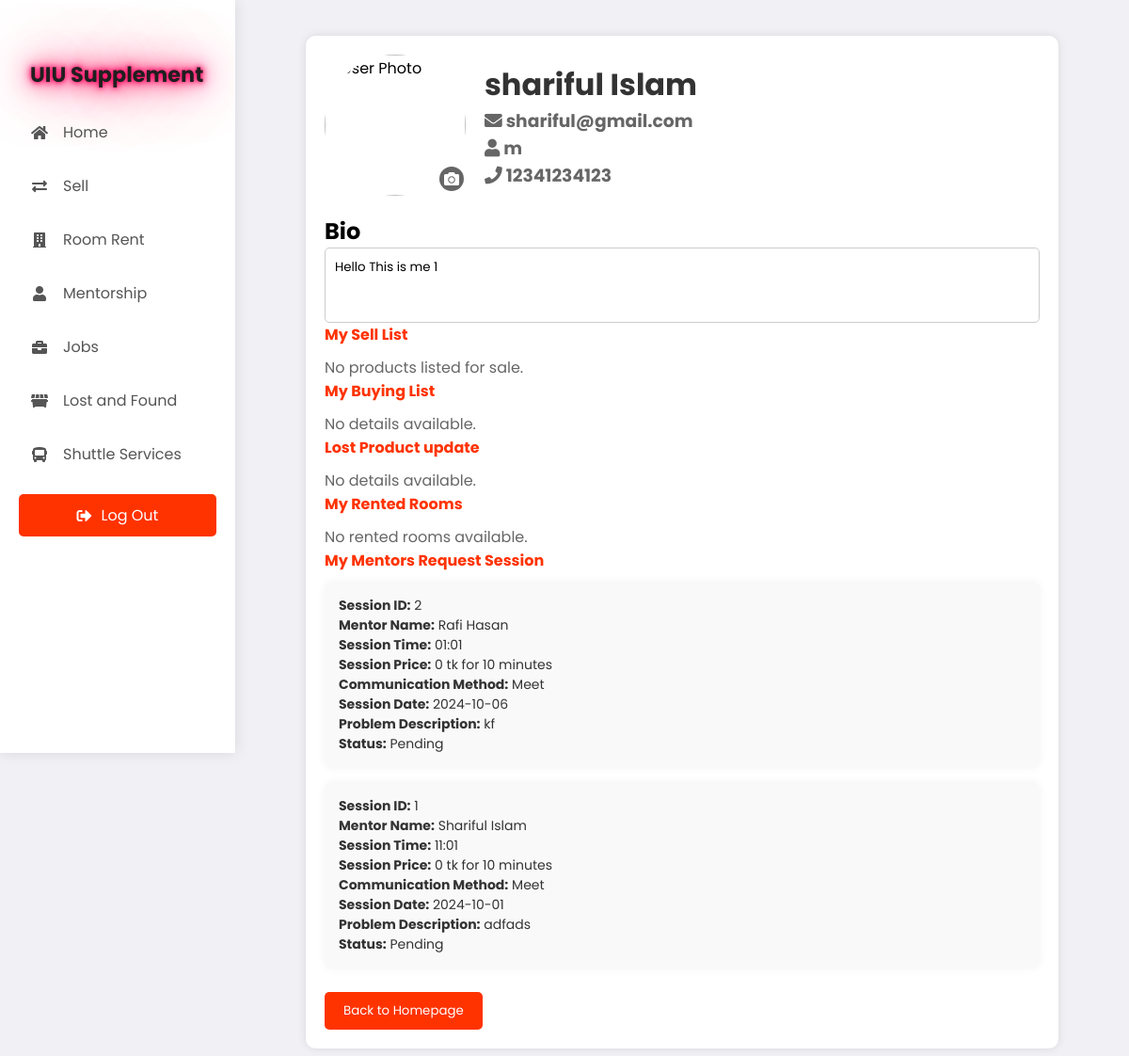
Page /useraccount.php (signed in) on the committed database.
### tables this page shows
CREATE TABLE `users` (
  `id` int(11) NOT NULL,
  `username` varchar(50) DEFAULT NULL,
  `email` varchar(100) DEFAULT NULL,
  `Gender` enum('m','f','o') NOT NULL,
  `password_hash` varchar(255) DEFAULT NULL,
  `mobilenumber` varchar(20) NOT NULL,
  `created_at` timestamp NOT NULL DEFAULT current_timestamp()
);

CREATE TABLE `user_profiles` (
  `user_id` int(11) NOT NULL,
  `user_photo` varchar(255) DEFAULT NULL,
  `user_bio` text DEFAULT NULL
);

CREATE TABLE `request_mentorship_session` (
  `session_id` int(11) NOT NULL,
  `user_id` int(11) NOT NULL,
  `mentor_id` int(11) NOT NULL,
  `session_time` varchar(255) NOT NULL,
  `session_price` varchar(255) NOT NULL,
  `communication_method` varchar(255) NOT NULL,
  `session_date` date NOT NULL,
  `problem_description` text DEFAULT NULL,
  `status` varchar(50) DEFAULT 'Pending',
  `created_at` timestamp NOT NULL DEFAULT current_timestamp()
);

CREATE TABLE `uiumentorlist` (
  `id` int(11) NOT NULL,
  `photo` varchar(255) DEFAULT NULL,
  `name` varchar(100) NOT NULL,
  `bio` text NOT NULL,
  `language` enum('Bangla','English') NOT NULL,
  `response_time` enum('6 hours','12 hours','24 hours','48 hours','72 hours') NOT NULL,
  `industry` enum('Tech','Finance','Healthcare','Marketing','Other') NOT NULL,
  `hourly_rate` varchar(50) NOT NULL,
  `company` varchar(100) DEFAULT NULL,
  `country` enum('Bangladesh','USA','UK','India','Canada') NOT NULL,
  `skills` text DEFAULT NULL,
  `email` varchar(100) NOT NULL,
  `whatsapp` varchar(20) DEFAULT NULL,
  `linkedin` varchar(255) DEFAULT NULL,
  `facebook` varchar(255) DEFAULT NULL
);

### useraccount.php (the view, shortened to what this page needs)
<?php
$servername = "localhost";
$username = "root";
$password = "";
$dbname = "uiusupplements";
$conn = new mysqli($servername, $username, $password, $dbname);
$userId = $_SESSION['user_id'];
$stmt = $conn->prepare("SELECT username, email, gender, mobilenumber FROM users WHERE id = ?");
$stmt->bind_param("i", $userId);
$stmt->execute();
$result = $stmt->get_result();
if ($result->num_rows > 0) {
    $user = $result->fetch_assoc();
} else {
    echo "User not found.";
    exit();
}
$stmt = $conn->prepare("SELECT user_photo, user_bio FROM user_profiles WHERE user_id = ?");
$stmt->bind_param("i", $userId);
$stmt->execute();
$result = $stmt->get_result();
if ($result->num_rows > 0) {
    $profile = $result->fetch_assoc();
} else {
    $profile = ['user_photo' => 'https://via.placeholder.com/150', 'user_bio' => ''];
}
$appointedRooms = [];
$stmt = $conn->prepare("SELECT r.session_id, r.mentor_id, r.session_time, r.session_price, r.communication_method, r.session_date, r.problem_description, r.status, m.name AS mentor_name
                        FROM request_mentorship_session r
                        JOIN uiumentorlist m ON r.mentor_id = m.id
                        WHERE r.user_id = ?
                        ORDER BY r.session_date DESC");
$stmt->bind_param("i", $userId);
$stmt->execute();
$mentorSessionResult = $stmt->get_result();
$mentorSessions = [];
if ($mentorSessionResult->num_rows > 0) {
    while ($row = $mentorSessionResult->fetch_assoc()) {
        $mentorSessions[] = $row;
    }
}
$products = [];
?>
<!DOCTYPE html>
<html lang="en">
<head>
    <link rel="stylesheet" href="https://cdnjs.cloudflare.com/ajax/libs/font-awesome/5.15.4/css/all.min.css">
    <link rel="stylesheet" href="assets/css/index.css">
</head>
<body>
    <<div class="container">
        <nav>
            <ul>
                <li><a href="uiusupplementhomepage.php" class="logo">
                        <h1 class="styled-title">UIU Supplement</h1>
                    </a></li>
                <li><a href="uiusupplementhomepage.php">
                        <i class="fas fa-home"></i>
                        <span class="nav-item">Home</span>
                    </a></li>
                <li><a href="SellAndExchange.php">
                        <i class="fas fa-exchange-alt"></i>
                        <span class="nav-item">Sell</span>
                    </a></li>
                <li><a href="availablerooms.html">
                        <i class="fas fa-building"></i>
                        <span class="nav-item">Room Rent</span>
                    </a></li>
                <li><a href="browsementors.php">
                        <i class="fas fa-user"></i>
                        <span class="nav-item">Mentorship</span>
                    </a></li>
                <li><a href="parttimejob.html">
                        <i class="fas fa-briefcase"></i>
                        <span class="nav-item">Jobs</span>
                    </a></li>
                <li><a href="lostandfound.php">
                        <i class="fas fa-dumpster"></i>
                        <span class="nav-item">Lost and Found</span>
                    </a></li>
                <li><a href="shuttle_tracking_system.php">
                        <i class="fas fa-bus"></i>
                        <span class="nav-item">Shuttle Services</span>
                    </a></li>
            </ul>
            <a href="uiusupplementlogin.html" class="logout-btn">
                <i class="fas fa-sign-out-alt"></i> Log Out
            </a>
        </nav>
        <div class="main">
            <div class="container">
                <div class="profile-container">
                    <form action="useraccount.php" method="POST" enctype="multipart/form-data">
                        <div class="profile-header">
                            <div style="position: relative;">
                                <img src="<?php echo $profile['user_photo']; ?>" alt="User Photo" id="profile-photo" width="150" height="150">
                                <label for="upload-photo" class="upload-icon" id="photo-upload-icon">
                                    <i class="fas fa-camera"></i>
                                </label>
                            </div>
                            <div class="profile-info">
                                <h1><?php echo $user['username']; ?></h1>
                                <h3><i class="fas fa-envelope"></i> <?php echo $user['email']; ?></h3>
                                <h3><i class="fas fa-user"></i> <?php echo $user['gender']; ?></h3>
                                <h3><i class="fas fa-phone"></i> <?php echo $user['mobilenumber']; ?></h3>
                            </div>
                        </div>
                        <div class="bio-section">
                            <h2>Bio</h2>
                            <textarea name="user_bio" id="user-bio" placeholder="Write a short bio..."><?php echo $profile['user_bio']; ?></textarea>
                        </div>
                    </form>
                    <div class="profile-section">
                        <h2>My Sell List</h2>
                        <?php if (!empty($products)): ?>
                            <ul>
                                <?php foreach ($products as $product): ?>
                                    <?php
                                    $statusClass = '';
                                    if ($product['status'] == 'On Hold') {
                                        $statusClass = 'on-hold';
                                    } elseif ($product['status'] == 'Sold') {
                                        $statusClass = 'sold';
                                    }
                                    ?>
                                    <li>
                                        <strong>Product Name:</strong> <?php echo $product['product_name']; ?><br>
                                        <strong>Price:</strong> $<?php echo $product['price']; ?><br>
                                        <strong>Status:</strong> <span class="status <?php echo $statusClass; ?>"><?php echo $product['status']; ?></span><br>
                                    </li>
                                <?php endforeach; ?>
                            </ul>
                        <?php else: ?>
                            <p>No products listed for sale.</p>
                        <?php endif; ?>
                        <h2>My Buying List</h2>
                        <p>No details available.</p>
                        <h2>Lost Product update</h2>
                        <p>No details available.</p>
                        <h2>My Rented Rooms</h2>
                        <?php if (!empty($appointedRooms)): ?>
                            <?php foreach ($appointedRooms as $room): ?>
                                <p>
                                    <strong>Room ID:</strong> <?php echo $room['appointed_room_id']; ?><br>
                                    <strong>User ID:</strong> <?php echo $room['appointed_user_id']; ?><br>
                                    <strong>User Name:</strong> <?php echo $room['appointed_user_name']; ?><br>
                                    <strong>User Email:</strong> <?php echo $room['appointed_user_email']; ?><br>
                                </p>
                            <?php endforeach; ?>
                        <?php else: ?>
                            <p>No rented rooms available.</p>
                        <?php endif; ?>
                        <h2>My Mentors Request Session</h2>
                        <?php if (!empty($mentorSessions)): ?>
                            <?php foreach ($mentorSessions as $session): ?>
                                <div class="session-details">
                                    <p>
                                        <strong>Session ID:</strong> <?php echo $session['session_id']; ?><br>
                                        <strong>Mentor Name:</strong> <?php echo $session['mentor_name']; ?><br>
                                        <strong>Session Time:</strong> <?php echo $session['session_time']; ?><br>
                                        <strong>Session Price:</strong> <?php echo $session['session_price']; ?><br>
                                        <strong>Communication Method:</strong> <?php echo $session['communication_method']; ?><br>
                                        <strong>Session Date:</strong> <?php echo $session['session_date']; ?><br>
                                        <strong>Problem Description:</strong> <?php echo $session['problem_description']; ?><br>
                                        <strong>Status:</strong> <?php echo $session['status']; ?><br>
                                    </p>
                                </div>
                            <?php endforeach; ?>
                        <?php else: ?>
                            <p>No mentorship sessions available.</p>
                        <?php endif; ?>
                    </div>
                    <button class="contact-button" onclick="location.href='uiusupplementhomepage.php'">Back to Homepage</button>
                </div>
            </div>
        </div>
</body>
</html>

### assets/css/index.css (style rules this page uses)
* { margin: 0; padding: 0; box-sizing: border-box; font-family: "Poppins", sans-serif; }
body { margin: 0; font-family: Arial, sans-serif; display: flex; flex-direction: column; min-height: 100vh; background-color: #f0f0f5; }
.container { display: flex; min-height: 100vh; position: relative; }
nav { width: 100%; max-width: 250px; background-color: #fff; padding: 20px; height: 100vh; max-height: 100vh; overflow-y: auto; box-shadow: 0 0 15px rgba(0, 0, 0, 0.1); position: fixed; top: 0; left: 0; transition: top 0.3s ease-in-out; z-index: 1000; }
.styled-title { font-size: 1.4rem; color: #1F1F1F; text-shadow: 0 0 5px #ff005e, 0 0 10px #ff005e, 0 0 20px #ff005e, 0 0 40px #ff005e, 0 0 80px #ff005e; animation: glow 1.5s infinite alternate; }
nav ul { list-style-type: none; padding-top: 20px; padding-left: 0; margin: 0; }
nav ul li { margin: 12px 0; }
nav ul li a { color: #555; font-size: 16px; display: flex; align-items: center; padding: 10px 12px; text-decoration: none; border-radius: 8px; transition: all 0.2s ease; }
nav ul li a i { width: 20px; text-align: center; font-size: 16px; }
nav ul li a .nav-item { margin-left: 15px; }
.logout-btn { background-color: #FF3300; color: white; padding: 10px 20px; text-align: center; border-radius: 5px; display: flex; justify-content: center; align-items: center; font-size: 16px; margin-top: 20px; cursor: pointer; text-decoration: none; }
.logout-btn i { margin-right: 10px; }
.main { flex: 1; margin-left: 250px; padding: 40px; }
@media (max-width: 1200px) { .main { padding: 20px; } }

### useraccount.php (style rules this page uses)
.container { flex-wrap: wrap; }
.profile-container { max-width: 900px; background-color: white; width: 800px; padding: 20px; border-radius: 10px; box-shadow: 0 0 10px rgba(0, 0, 0, 0.1); margin: 0 auto; }
.profile-header { display: flex; align-items: center; margin-bottom: 20px; }
.profile-header img { border-radius: 50%; width: 150px; height: 150px; margin-right: 20px; object-fit: cover; position: relative; }
.profile-header .upload-icon { position: absolute; right: 22px; bottom: 5px; background-color: rgba(0, 0, 0, 0.6); color: white; border-radius: 50%; padding: 5px; cursor: pointer; }
.profile-info h1 { font-size: 32px; color: #333; }
.profile-info h3 { color: #666; }
.bio-section { margin-top: 20px; }
.bio-section textarea { width: 100%; height: 80px; padding: 10px; border: 1px solid #ccc; border-radius: 5px; resize: none; }
.contact-button { background-color: #FF3300; color: white; padding: 10px 20px; border: none; border-radius: 5px; cursor: pointer; margin-top: 10px; }
.profile-section h2 { font-size: medium; color: #FF3300; margin-bottom: 10px; }
.profile-section p { color: #666; }
.session-details { background-color: #f9f9f9; padding: 15px; margin-bottom: 15px; border-radius: 8px; box-shadow: 0 0 10px rgba(0, 0, 0, 0.05); }
.session-details p { font-size: 14px; color: #333; }
ul { list-style-type: none; }

### rows in the picture
users: username "shariful Islam", email "shariful@gmail.com", Gender "m", mobilenumber "12341234123"
user_profiles: user_bio "Hello This is me 1"
request_mentorship_session: session_id "2", mentor.name "Rafi Hasan", session_time "01:01", session_price "0 tk for 10 minutes", communication_method "Meet", session_date "2024-10-06", problem_description "kf", status "Pending"
request_mentorship_session: session_id "1", mentor.name "Shariful Islam", session_time "11:01", session_price "0 tk for 10 minutes", communication_method "Meet", session_date "2024-10-01", problem_description "adfads", status "Pending"
